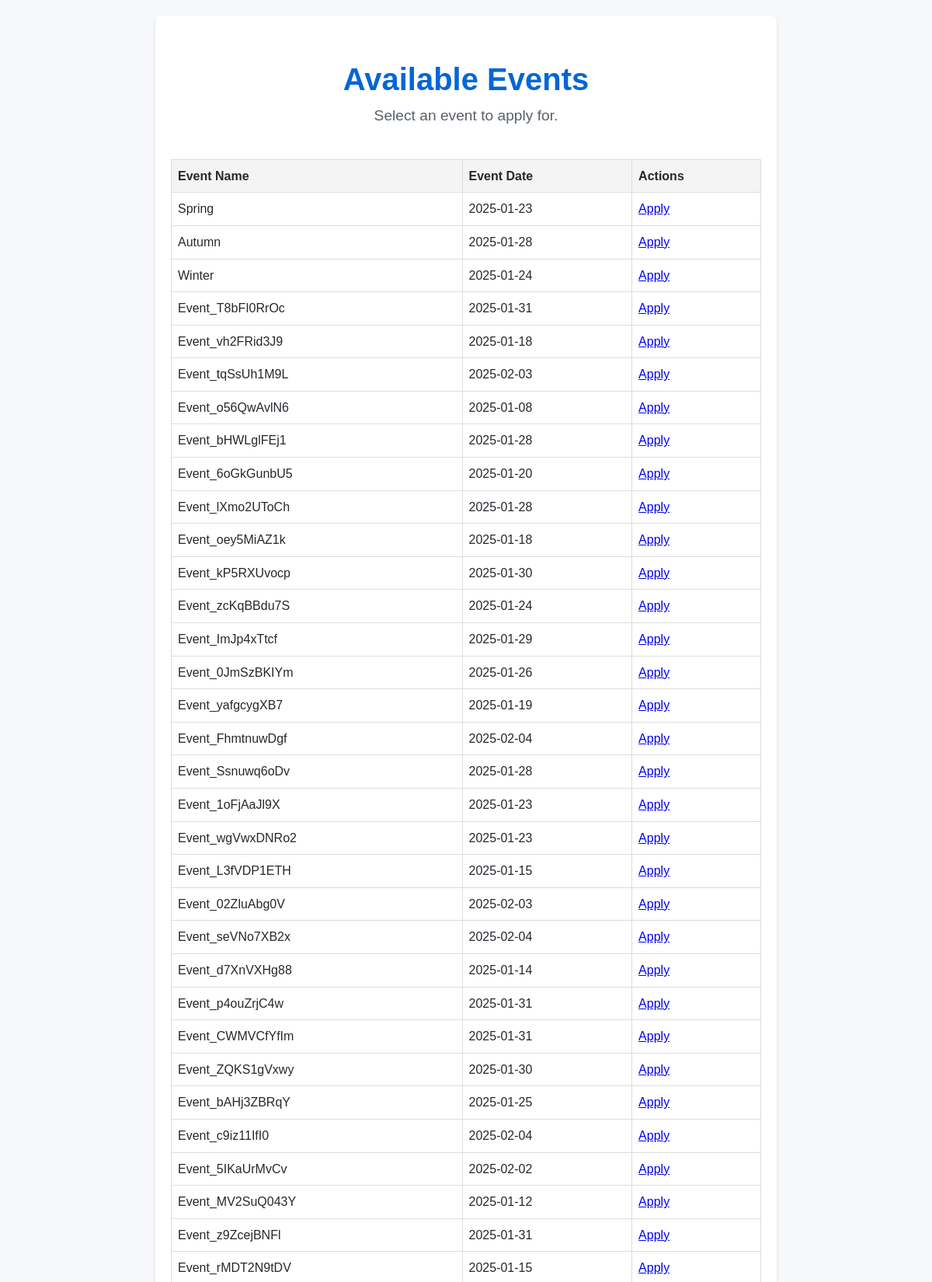
The app's page /events (upper part) with its own data.
### app.py (models this page shows)
class Event(db.Model):
    id = db.Column(db.Integer, primary_key=True)
    event_id = db.Column(db.String(50), nullable=False, unique=True)
    event_name = db.Column(db.String(100), nullable=False)
    required_fields = db.Column(db.String(500), nullable=False)
    mandatory_students = db.Column(db.String(500), nullable=True)
    event_date = db.Column(db.String(50), nullable=False)
    num_students = db.Column(db.Integer, nullable=False)

### app.py (the view)
@app.route('/events', methods=['GET'])
def events():
    events = Event.query.all()
    return render_template('events.html', events=events)

### templates/events.html (shortened to what this page needs)
<!DOCTYPE html>
<html lang="en">
<head>
    <link rel="stylesheet" href="{{ url_for('static', filename='css/styles.css') }}">
</head>
<body>
    <div class="container">
        <header>
            <h1>Available Events</h1>
            <p>Select an event to apply for.</p>
        </header>
        <main>
            <table>
                <thead>
                    <tr>
                        <th>Event Name</th>
                        <th>Event Date</th>
                        <th>Actions</th>
                    </tr>
                </thead>
                <tbody>
                    {% for event in events %}
                    <tr>
                        <td>{{ event.event_name }}</td>
                        <td>{{ event.event_date }}</td>
                        <td>
                            <a href="{{ url_for('event', event_id=event.event_id) }}">Apply</a>
                        </td>
                    </tr>
                    {% endfor %}
                </tbody>
            </table>
        </main>
    </div>
</body>
</html>

### static/css/styles.css (style rules this page uses)
body { font-family: Arial, sans-serif; margin: 0; padding: 0; background-color: #f4f4f4; color: #333; }
.container { width: 80%; margin: auto; overflow: hidden; }
header { color: #fff; padding-top: 30px; min-height: 70px; }
h1, h2 { color: #333; }
table { width: 100%; margin: 20px 0; border-collapse: collapse; }
table, th, td { border: 1px solid #ddd; }
th, td { padding: 8px; text-align: left; }
th { background-color: #f4f4f4; }
* { margin: 0; padding: 0; box-sizing: border-box; }
body { font-family: Arial, sans-serif; background-color: #f6f8fa; color: #24292e; line-height: 1.6; }
.container { max-width: 800px; margin: 20px auto; padding: 20px; background: white; border-radius: 8px; box-shadow: 0 2px 4px rgba(0, 0, 0, 0.1); }
header { text-align: center; margin-bottom: 40px; }
h1 { font-size: 2.5em; color: #0366d6; }
p { font-size: 1.2em; color: #586069; }

### records on screen
Event: event_name "Spring", event_date "2025-01-23"
Event: event_name "Autumn", event_date "2025-01-28"
Event: event_name "Winter", event_date "2025-01-24"
Event: event_name "Event_T8bFI0RrOc", event_date "2025-01-31"
Event: event_name "Event_vh2FRid3J9", event_date "2025-01-18"
Event: event_name "Event_tqSsUh1M9L", event_date "2025-02-03"
Event: event_name "Event_o56QwAvlN6", event_date "2025-01-08"
Event: event_name "Event_bHWLglFEj1", event_date "2025-01-28"
Event: event_name "Event_6oGkGunbU5", event_date "2025-01-20"
Event: event_name "Event_lXmo2UToCh", event_date "2025-01-28"
Event: event_name "Event_oey5MiAZ1k", event_date "2025-01-18"
Event: event_name "Event_kP5RXUvocp", event_date "2025-01-30"
Event: event_name "Event_zcKqBBdu7S", event_date "2025-01-24"
Event: event_name "Event_ImJp4xTtcf", event_date "2025-01-29"
Event: event_name "Event_0JmSzBKIYm", event_date "2025-01-26"
Event: event_name "Event_yafgcygXB7", event_date "2025-01-19"
Event: event_name "Event_FhmtnuwDgf", event_date "2025-02-04"
Event: event_name "Event_Ssnuwq6oDv", event_date "2025-01-28"
Event: event_name "Event_1oFjAaJl9X", event_date "2025-01-23"
Event: event_name "Event_wgVwxDNRo2", event_date "2025-01-23"
Event: event_name "Event_L3fVDP1ETH", event_date "2025-01-15"
Event: event_name "Event_02ZluAbg0V", event_date "2025-02-03"
Event: event_name "Event_seVNo7XB2x", event_date "2025-02-04"
Event: event_name "Event_d7XnVXHg88", event_date "2025-01-14"
Event: event_name "Event_p4ouZrjC4w", event_date "2025-01-31"
Event: event_name "Event_CWMVCfYfIm", event_date "2025-01-31"
Event: event_name "Event_ZQKS1gVxwy", event_date "2025-01-30"
Event: event_name "Event_bAHj3ZBRqY", event_date "2025-01-25"
Event: event_name "Event_c9iz11IfI0", event_date "2025-02-04"
Event: event_name "Event_5IKaUrMvCv", event_date "2025-02-02"
Event: event_name "Event_MV2SuQ043Y", event_date "2025-01-12"
Event: event_name "Event_z9ZcejBNFl", event_date "2025-01-31"
Event: event_name "Event_rMDT2N9tDV", event_date "2025-01-15"
